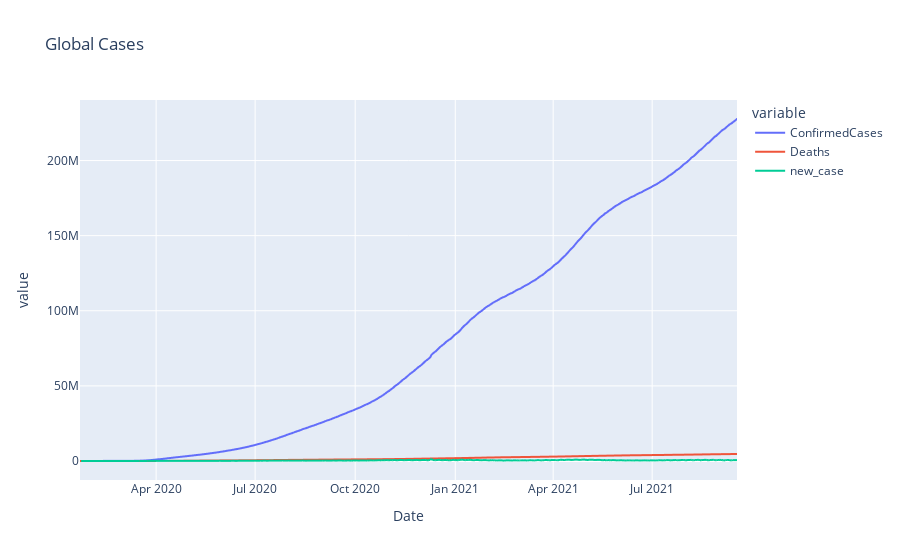

This figure's notebook cell:
### Code cell
fig = px.line(global_melt_df, x="Date", y="value", color='variable', 
              title="Global Cases")
fig.show()

### Figure 1 — Plotly figure (JSON) as saved in the notebook; plotly's stock layout.template omitted (floating-point values rounded to 4 significant figures; data arrays with more than 128 entries replaced by an {"elided": "..."} marker saying what was removed)
{"data": [{"hovertemplate": "variable=ConfirmedCases<br>Date=%{x}<br>value=%{y}<extra></extra>", "legendgroup": "ConfirmedCases", "line": {"color": "#636efa", "dash": "solid"}, "marker": {"symbol": "circle"}, "mode": "lines", "name": "ConfirmedCases", "showlegend": true, "type": "scattergl", "x": {"elided": "605 str values"}, "xaxis": "x", "y": {"elided": "605 int values"}, "yaxis": "y"}, {"hovertemplate": "variable=Deaths<br>Date=%{x}<br>value=%{y}<extra></extra>", "legendgroup": "Deaths", "line": {"color": "#EF553B", "dash": "solid"}, "marker": {"symbol": "circle"}, "mode": "lines", "name": "Deaths", "showlegend": true, "type": "scattergl", "x": {"elided": "605 str values"}, "xaxis": "x", "y": {"elided": "605 int values"}, "yaxis": "y"}, {"hovertemplate": "variable=new_case<br>Date=%{x}<br>value=%{y}<extra></extra>", "legendgroup": "new_case", "line": {"color": "#00cc96", "dash": "solid"}, "marker": {"symbol": "circle"}, "mode": "lines", "name": "new_case", "showlegend": true, "type": "scattergl", "x": {"elided": "605 str values"}, "xaxis": "x", "y": {"elided": "605 int values"}, "yaxis": "y"}], "layout": {"legend": {"title": {"text": "variable"}, "tracegroupgap": 0}, "title": {"text": "Global Cases"}, "xaxis": {"anchor": "y", "domain": [0, 1], "title": {"text": "Date"}}, "yaxis": {"anchor": "x", "domain": [0, 1], "title": {"text": "value"}}}}
